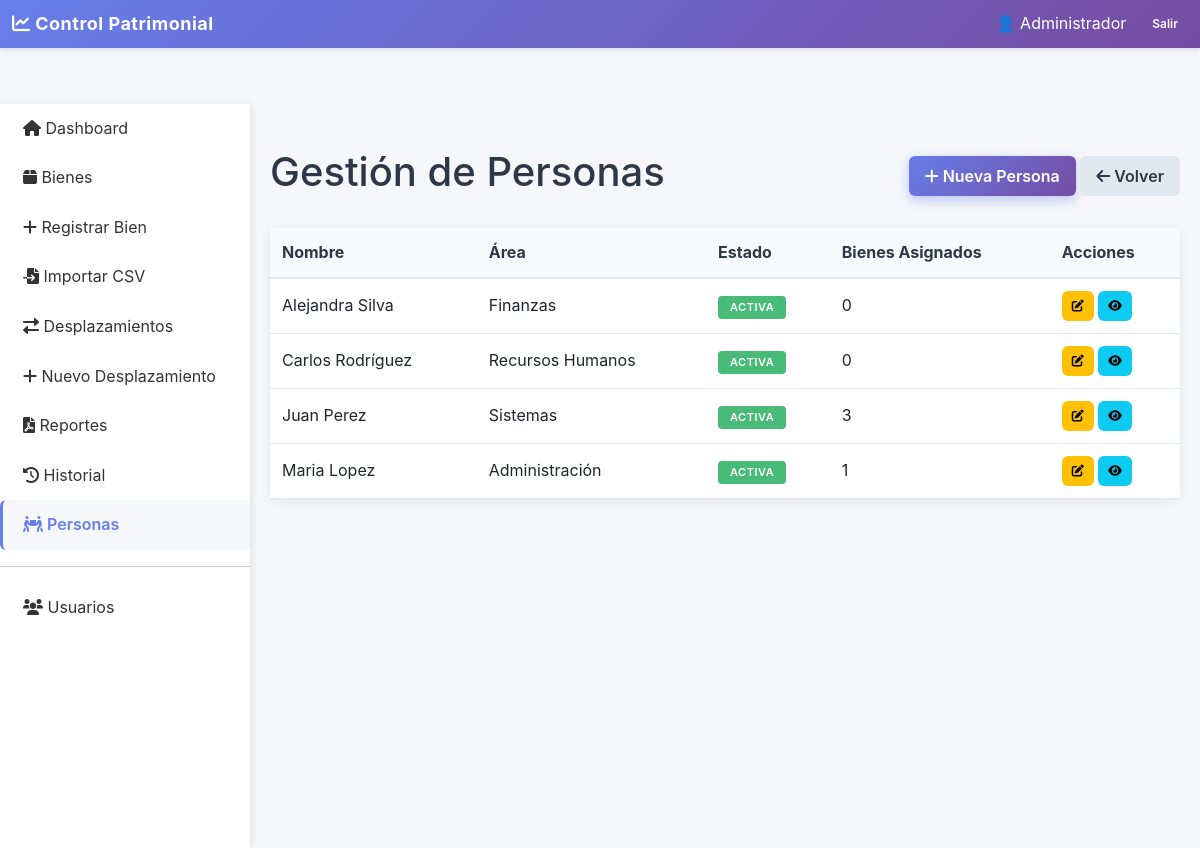
/frontend/personas.php (signed in), run on the app's committed database.
### tables this page shows
CREATE TABLE IF NOT EXISTS personas (
    id INT AUTO_INCREMENT PRIMARY KEY,
    nombre VARCHAR(100) NOT NULL,
    area VARCHAR(100),
    estado TINYINT DEFAULT 1,
    INDEX idx_nombre (nombre),
    INDEX idx_estado (estado)
);

### backend/PersonaDAO.php (called while the page is built, shortened)
<?php
class PersonaDAO {
    private $conn;
    public function __construct($conexion) {
        $this->conn = $conexion;
    }
    public function contarBienes($persona_id) {
        $stmt = $this->conn->prepare(
            "SELECT COUNT(*) as total FROM bienes WHERE persona_id = ? AND estado = ?"
        );
        $estado = ESTADO_ASIGNADO;
        $stmt->bind_param("is", $persona_id, $estado);
        $stmt->execute();
        $resultado = $stmt->get_result()->fetch_assoc();
        return $resultado['total'];
    }
}
?>

### frontend/personas.php (the view, shortened to what this page needs)
<?php
require_once dirname(__FILE__) . '/../config/database.php';
require_once dirname(__FILE__) . '/../backend/PersonaDAO.php';
$personaDAO = new PersonaDAO($conn);
$todas_personas = $conn->query("SELECT * FROM personas ORDER BY nombre ASC")->fetch_all(MYSQLI_ASSOC);
require_once dirname(__FILE__) . '/layout/header.php';
require_once dirname(__FILE__) . '/layout/sidebar.php';
?>
    <div class="container-fluid mt-4">
        <div class="row">
            <div class="col-md-12">
                <div class="d-flex justify-content-between align-items-center mb-4">
                    <h1>Gestión de Personas</h1>
                    <div>
                        <a href="crear-persona.php" class="btn btn-primary">
                            <i class="fas fa-plus"></i> Nueva Persona
                        </a>
                        <a href="dashboard.php" class="btn btn-secondary">
                            <i class="fas fa-arrow-left"></i> Volver
                        </a>
                    </div>
                </div>
                <div class="card">
                    <div class="table-responsive">
                        <table class="table table-hover mb-0">
                            <thead class="table-light">
                                <tr>
                                    <th>Nombre</th>
                                    <th>Área</th>
                                    <th>Estado</th>
                                    <th>Bienes Asignados</th>
                                    <th>Acciones</th>
                                </tr>
                            </thead>
                            <tbody>
                                <?php foreach ($todas_personas as $persona): ?>
                                    <?php $cantidad_bienes = $personaDAO->contarBienes($persona['id']); ?>
                                    <tr>
                                        <td><?php echo htmlspecialchars($persona['nombre']); ?></td>
                                        <td><?php echo htmlspecialchars($persona['area'] ?? ''); ?></td>
                                        <td>
                                            <span class="badge bg-<?php echo $persona['estado'] ? 'success' : 'secondary'; ?>">
                                                <?php echo $persona['estado'] ? 'Activa' : 'Inactiva'; ?>
                                            </span>
                                        </td>
                                        <td><?php echo $cantidad_bienes; ?></td>
                                        <td>
                                            <a href="editar-persona.php?id=<?php echo $persona['id']; ?>" class="btn btn-sm btn-warning">
                                                <i class="fas fa-edit"></i>
                                            </a>
                                            <a href="ver-persona.php?id=<?php echo $persona['id']; ?>" class="btn btn-sm btn-info">
                                                <i class="fas fa-eye"></i>
                                            </a>
                                        </td>
                                    </tr>
                                <?php endforeach; ?>
                            </tbody>
                        </table>
                    </div>
                </div>
            </div>
        </div>
    </div>
<?php require_once dirname(__FILE__) . '/layout/footer.php'; ?>

### assets/css/estilos.css (style rules this page uses)
:root { --primary: #667eea; --secondary: #764ba2; --success: #48bb78; --warning: #ed8936; --danger: #f56565; --info: #4299e1; --light: #f5f7fa; --dark: #2d3748; }
* { margin: 0; padding: 0; box-sizing: border-box; }
body { font-family: -apple-system, BlinkMacSystemFont, 'Segoe UI', Roboto, 'Helvetica Neue', Arial, sans-serif; background-color: var(--light); color: var(--dark); line-height: 1.6; }
.card { border: none; border-radius: 8px; box-shadow: 0 2px 12px rgba(0, 0, 0, 0.08); transition: all 0.3s ease; }
.btn { font-weight: 600; border-radius: 6px; padding: 8px 16px; transition: all 0.3s ease; border: none; }
.btn-primary { background: linear-gradient(135deg, var(--primary) 0%, var(--secondary) 100%); color: white; box-shadow: 0 4px 12px rgba(102, 126, 234, 0.4); }
.btn-secondary { background-color: #e2e8f0; color: var(--dark); }
.btn-sm { padding: 6px 10px; font-size: 12px; }
.table { color: var(--dark); }
.table thead th { border-bottom: 2px solid #e2e8f0; font-weight: 700; background-color: #f7fafc; color: var(--dark); padding: 12px; }
.table tbody td { padding: 12px; border-bottom: 1px solid #e2e8f0; vertical-align: middle; }
.badge { padding: 6px 12px; font-weight: 600; border-radius: 4px; text-transform: uppercase; font-size: 11px; letter-spacing: 0.5px; }
.badge.bg-success { background-color: var(--success) !important; }

### frontend/layout/header.php (style rules this page uses)
:root { --primary: #667eea; --secondary: #764ba2; --success: #48bb78; --warning: #ed8936; --danger: #f56565; --info: #4299e1; --sidebar-width: 250px; }
body { background-color: #f5f7fa; }
.content .container-fluid { padding-left: 0; padding-right: 0; }

### data on the page
personas: nombre "Alejandra Silva", area "Finanzas", estado "ACTIVA", cantidad_bienes "0"
personas: nombre "Carlos Rodríguez", area "Recursos Humanos", estado "ACTIVA", cantidad_bienes "0"
personas: nombre "Juan Perez", area "Sistemas", estado "ACTIVA", cantidad_bienes "3"
personas: nombre "Maria Lopez", area "Administración", estado "ACTIVA", cantidad_bienes "1"

### other printed values
$_SESSION['usuario_nombre'] "Administrador"
